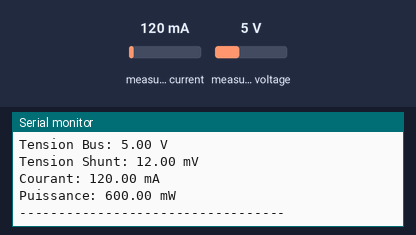
Bench run of a sketch on a simulated Arduino Uno, built with avr-gcc and run on an emulated ATmega328P. Shown: the last lines printed to the serial monitor. The test bench sets the inputs (shaded band); at power-on: measured current 120 mA, measured voltage 5 V.

Above: at 1.2 s.
1.3 s: measured current set to 40 mA
At 3.1 s:
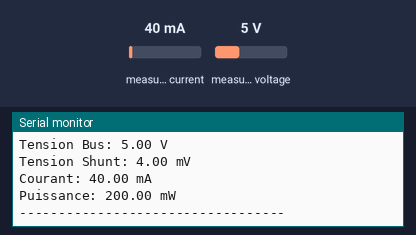
3.4 s: measured voltage set to 0.3 V
At 5.2 s:
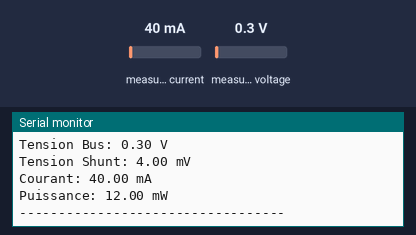
5.5 s: measured current set to 500 mA
At 7.5 s:
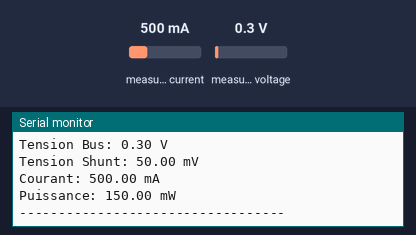
Timing chart, 0 to 9.0 s (numbered marks = the images above; inputs shaded):
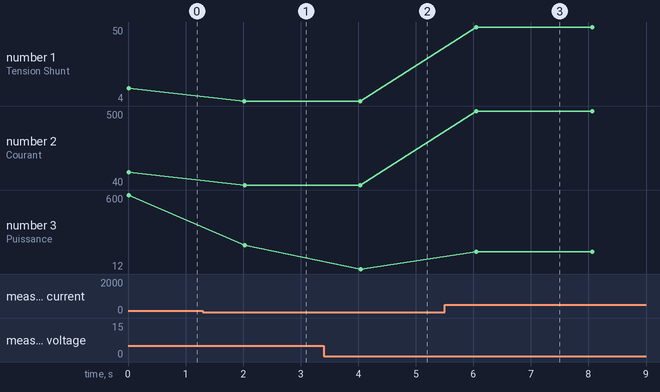

The sketch:

Test_Tsensor.ino
```cpp
#include <Wire.h>
#include <Adafruit_INA219.h>

// Création d'un objet INA219
Adafruit_INA219 ina219;

void setup() {
  Serial.begin(115200);
  while (!Serial) delay(10); // Attendre que le port série soit prêt
  Serial.println("INA219 Test");

  // Initialisation du capteur
  if (!ina219.begin()) {
    Serial.println("Impossible de trouver le capteur INA219. Vérifiez les connexions !");
    while (1) delay(1);
  }
  Serial.println("INA219 initialisé avec succès !");
}

void loop() {
  // Lire la tension
  float busVoltage = ina219.getBusVoltage_V(); // Tension sur le bus (V)
  float shuntVoltage = ina219.getShuntVoltage_mV(); // Tension sur la résistance shunt (mV)
  float current_mA = ina219.getCurrent_mA(); // Courant (mA)
  float power_mW = ina219.getPower_mW(); // Puissance (mW)

  // Affichage des valeurs
  Serial.print("Tension Bus: ");
  Serial.print(busVoltage);
  Serial.println(" V");

  Serial.print("Tension Shunt: ");
  Serial.print(shuntVoltage);
  Serial.println(" mV");

  Serial.print("Courant: ");
  Serial.print(current_mA);
  Serial.println(" mA");

  Serial.print("Puissance: ");
  Serial.print(power_mW);
  Serial.println(" mW");

  Serial.println("----------------------------------");

  delay(2000); // Attendre 2 secondes avant la prochaine lecture
}
```

Measured:
- after the input at 1.3 s, the serial monitor: prints a new line after 0.72 s (image 1)
- after the input at 3.4 s, the serial monitor: prints a new line after 0.64 s (image 2)
- after the input at 5.5 s, the serial monitor: prints a new line after 0.55 s (image 3)
- plotted number 1: 12 → 4 after the input at 1.3 s, 4 → 50 after the input at 5.5 s
- plotted number 2: 120 → 40 after the input at 1.3 s, 40 → 500 after the input at 5.5 s
- plotted number 3: 600 → 200 after the input at 1.3 s, 200 → 12 after the input at 3.4 s, 12 → 150 after the input at 5.5 s
